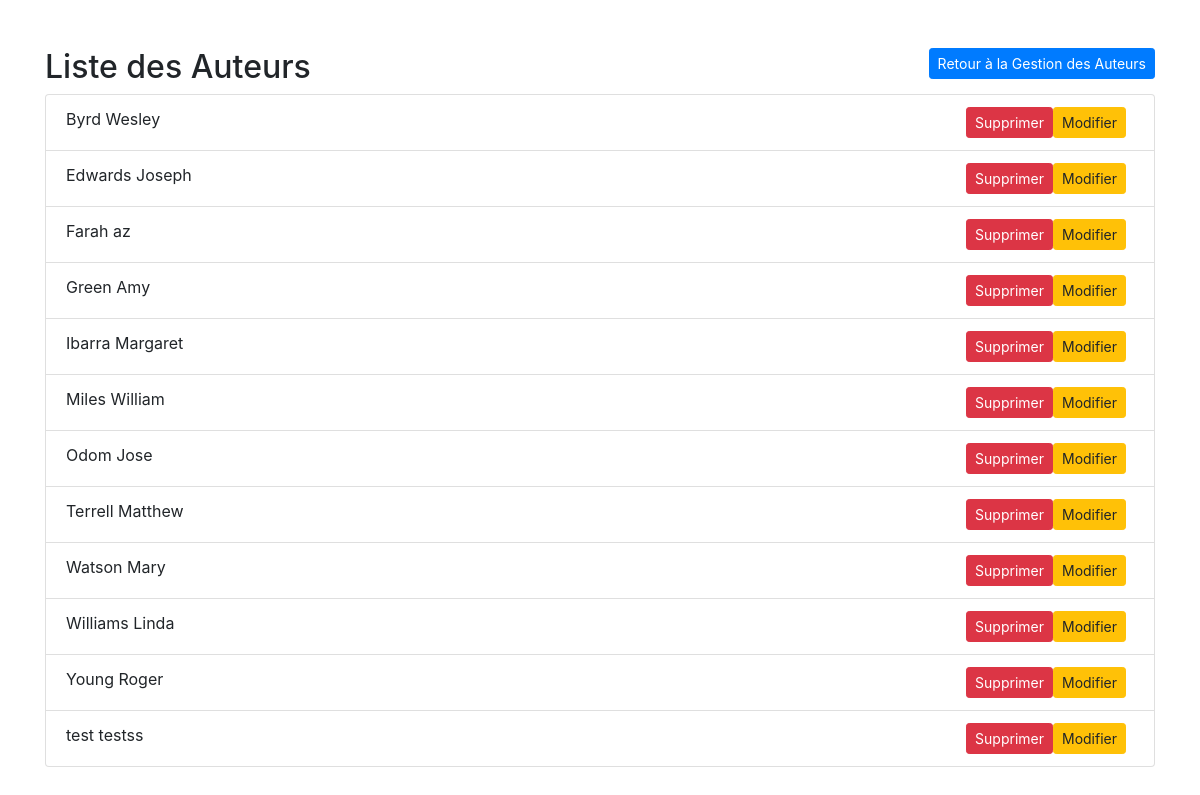
Screenshot of /bibliotheque/liste_auteurs/ with the database file from the repository.
### bibliotheque/models.py (models this page shows, shortened)
class Auteur(models.Model):
    code_auteur = models.AutoField(primary_key=True)
    nom_auteur = models.CharField(max_length=100)
    prenom_auteur = models.CharField(max_length=100)

### bibliotheque/views.py (the view)
# urls.py: path('liste_auteurs/', liste_auteurs, name='liste_auteurs'),
def liste_auteurs(request):
    liste_auteurs = Auteur.objects.order_by('nom_auteur', 'prenom_auteur')
    return render(request, 'auteur/liste_auteurs.html', {'liste_auteurs': liste_auteurs})

### templates/auteur/liste_auteurs.html (shortened to what this page needs)
<!DOCTYPE html>
<html lang="en">
<head>
    <link rel="stylesheet" href="https://stackpath.bootstrapcdn.com/bootstrap/4.5.2/css/bootstrap.min.css">
</head>
<body>
<div class="container mt-5">
    <a href="{% url 'gestion_auteurs' %}" class="btn btn-primary btn-sm float-right">Retour à la Gestion des Auteurs</a>
    <h2>Liste des Auteurs</h2>
    <ul class="list-group">
        {% for auteur in liste_auteurs %}
            <li class="list-group-item">
                {{ auteur.nom_auteur }} {{ auteur.prenom_auteur }}
                <a href="{% url 'modifier_auteur' auteur.code_auteur %}" class="btn btn-warning btn-sm float-right mr-2">Modifier</a>
                <a href="{% url 'supprimer_auteur' auteur.code_auteur %}" class="btn btn-danger btn-sm float-right">Supprimer</a>
            </li>
        {% endfor %}
    </ul>
</div>
</body>
</html>

### rows the page displays
Auteur: nom_auteur "Byrd", prenom_auteur "Wesley"
Auteur: nom_auteur "Edwards", prenom_auteur "Joseph"
Auteur: nom_auteur "Farah", prenom_auteur "az"
Auteur: nom_auteur "Green", prenom_auteur "Amy"
Auteur: nom_auteur "Ibarra", prenom_auteur "Margaret"
Auteur: nom_auteur "Miles", prenom_auteur "William"
Auteur: nom_auteur "Odom", prenom_auteur "Jose"
Auteur: nom_auteur "Terrell", prenom_auteur "Matthew"
Auteur: nom_auteur "Watson", prenom_auteur "Mary"
Auteur: nom_auteur "Williams", prenom_auteur "Linda"
Auteur: nom_auteur "Young", prenom_auteur "Roger"
Auteur: nom_auteur "test", prenom_auteur "testss"
